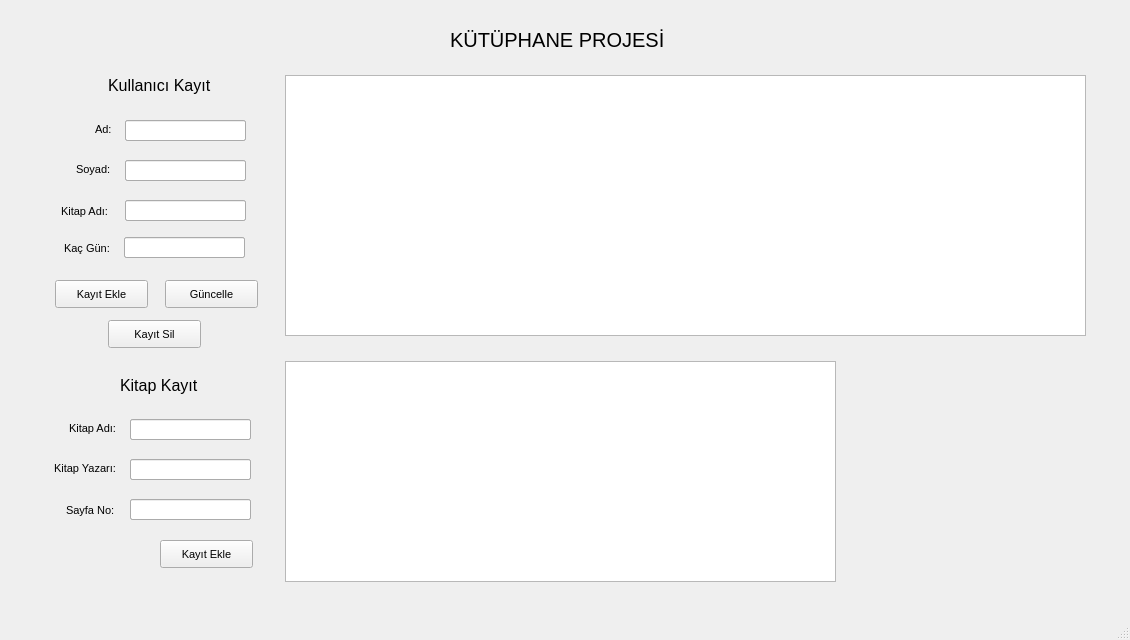
<?xml version="1.0" encoding="UTF-8"?>
<ui version="4.0">
 <class>MainWindow</class>
 <widget class="QMainWindow" name="MainWindow">
  <property name="geometry">
   <rect>
    <x>0</x>
    <y>0</y>
    <width>1130</width>
    <height>640</height>
   </rect>
  </property>
  <property name="font">
   <font>
    <pointsize>8</pointsize>
   </font>
  </property>
  <property name="cursor">
   <cursorShape>ArrowCursor</cursorShape>
  </property>
  <property name="windowTitle">
   <string>Kütüphane Uygulaması</string>
  </property>
  <property name="autoFillBackground">
   <bool>false</bool>
  </property>
  <property name="inputMethodHints">
   <set>Qt::ImhNone</set>
  </property>
  <widget class="QWidget" name="centralwidget">
   <widget class="QLineEdit" name="lineEdit">
    <property name="geometry">
     <rect>
      <x>125</x>
      <y>120</y>
      <width>121</width>
      <height>21</height>
     </rect>
    </property>
   </widget>
   <widget class="QLabel" name="label">
    <property name="geometry">
     <rect>
      <x>95</x>
      <y>121</y>
      <width>55</width>
      <height>16</height>
     </rect>
    </property>
    <property name="text">
     <string>Ad:</string>
    </property>
   </widget>
   <widget class="QLineEdit" name="ka_line">
    <property name="geometry">
     <rect>
      <x>125</x>
      <y>120</y>
      <width>121</width>
      <height>21</height>
     </rect>
    </property>
   </widget>
   <widget class="QLineEdit" name="lineEdit_3">
    <property name="geometry">
     <rect>
      <x>125</x>
      <y>160</y>
      <width>121</width>
      <height>21</height>
     </rect>
    </property>
   </widget>
   <widget class="QLabel" name="label_2">
    <property name="geometry">
     <rect>
      <x>76</x>
      <y>161</y>
      <width>55</width>
      <height>16</height>
     </rect>
    </property>
    <property name="text">
     <string>Soyad:</string>
    </property>
   </widget>
   <widget class="QLineEdit" name="ks_line">
    <property name="geometry">
     <rect>
      <x>125</x>
      <y>160</y>
      <width>121</width>
      <height>21</height>
     </rect>
    </property>
   </widget>
   <widget class="QLineEdit" name="lineEdit_5">
    <property name="geometry">
     <rect>
      <x>125</x>
      <y>200</y>
      <width>121</width>
      <height>21</height>
     </rect>
    </property>
   </widget>
   <widget class="QLabel" name="label_3">
    <property name="geometry">
     <rect>
      <x>61</x>
      <y>203</y>
      <width>55</width>
      <height>16</height>
     </rect>
    </property>
    <property name="text">
     <string>Kitap Adı:</string>
    </property>
   </widget>
   <widget class="QLineEdit" name="kka_line">
    <property name="geometry">
     <rect>
      <x>125</x>
      <y>200</y>
      <width>121</width>
      <height>21</height>
     </rect>
    </property>
   </widget>
   <widget class="QLabel" name="label_5">
    <property name="geometry">
     <rect>
      <x>108</x>
      <y>70</y>
      <width>161</width>
      <height>31</height>
     </rect>
    </property>
    <property name="font">
     <font>
      <pointsize>12</pointsize>
     </font>
    </property>
    <property name="text">
     <string>Kullanıcı Kayıt</string>
    </property>
   </widget>
   <widget class="QLineEdit" name="lineEdit_9">
    <property name="geometry">
     <rect>
      <x>130</x>
      <y>459</y>
      <width>121</width>
      <height>21</height>
     </rect>
    </property>
   </widget>
   <widget class="QLabel" name="label_7">
    <property name="geometry">
     <rect>
      <x>120</x>
      <y>370</y>
      <width>101</width>
      <height>31</height>
     </rect>
    </property>
    <property name="font">
     <font>
      <pointsize>12</pointsize>
     </font>
    </property>
    <property name="text">
     <string>Kitap Kayıt</string>
    </property>
   </widget>
   <widget class="QLineEdit" name="lineEdit_10">
    <property name="geometry">
     <rect>
      <x>130</x>
      <y>499</y>
      <width>121</width>
      <height>21</height>
     </rect>
    </property>
   </widget>
   <widget class="QLineEdit" name="lineEdit_11">
    <property name="geometry">
     <rect>
      <x>130</x>
      <y>419</y>
      <width>121</width>
      <height>21</height>
     </rect>
    </property>
   </widget>
   <widget class="QLabel" name="label_8">
    <property name="geometry">
     <rect>
      <x>69</x>
      <y>420</y>
      <width>61</width>
      <height>16</height>
     </rect>
    </property>
    <property name="text">
     <string>Kitap Adı:</string>
    </property>
   </widget>
   <widget class="QLabel" name="label_9">
    <property name="geometry">
     <rect>
      <x>66</x>
      <y>502</y>
      <width>55</width>
      <height>16</height>
     </rect>
    </property>
    <property name="text">
     <string>Sayfa No:</string>
    </property>
   </widget>
   <widget class="QPushButton" name="kikayitButton">
    <property name="geometry">
     <rect>
      <x>160</x>
      <y>540</y>
      <width>93</width>
      <height>28</height>
     </rect>
    </property>
    <property name="text">
     <string>Kayıt Ekle</string>
    </property>
   </widget>
   <widget class="QLineEdit" name="KitapA">
    <property name="geometry">
     <rect>
      <x>130</x>
      <y>419</y>
      <width>121</width>
      <height>21</height>
     </rect>
    </property>
   </widget>
   <widget class="QLineEdit" name="SayfaN">
    <property name="geometry">
     <rect>
      <x>130</x>
      <y>499</y>
      <width>121</width>
      <height>21</height>
     </rect>
    </property>
   </widget>
   <widget class="QLineEdit" name="KitapY">
    <property name="geometry">
     <rect>
      <x>130</x>
      <y>459</y>
      <width>121</width>
      <height>21</height>
     </rect>
    </property>
   </widget>
   <widget class="QLabel" name="label_10">
    <property name="geometry">
     <rect>
      <x>54</x>
      <y>460</y>
      <width>81</width>
      <height>16</height>
     </rect>
    </property>
    <property name="text">
     <string>Kitap Yazarı:</string>
    </property>
   </widget>
   <widget class="QTableView" name="tv">
    <property name="geometry">
     <rect>
      <x>285</x>
      <y>75</y>
      <width>801</width>
      <height>261</height>
     </rect>
    </property>
   </widget>
   <widget class="QTableView" name="tv2">
    <property name="geometry">
     <rect>
      <x>285</x>
      <y>361</y>
      <width>551</width>
      <height>221</height>
     </rect>
    </property>
   </widget>
   <widget class="QLabel" name="label_6">
    <property name="geometry">
     <rect>
      <x>450</x>
      <y>4</y>
      <width>241</width>
      <height>71</height>
     </rect>
    </property>
    <property name="font">
     <font>
      <pointsize>15</pointsize>
     </font>
    </property>
    <property name="text">
     <string>KÜTÜPHANE PROJESİ</string>
    </property>
   </widget>
   <widget class="QPushButton" name="kg_button">
    <property name="geometry">
     <rect>
      <x>165</x>
      <y>280</y>
      <width>93</width>
      <height>28</height>
     </rect>
    </property>
    <property name="text">
     <string>Güncelle</string>
    </property>
   </widget>
   <widget class="QPushButton" name="ke_button">
    <property name="geometry">
     <rect>
      <x>55</x>
      <y>280</y>
      <width>93</width>
      <height>28</height>
     </rect>
    </property>
    <property name="text">
     <string>Kayıt Ekle</string>
    </property>
   </widget>
   <widget class="QPushButton" name="ks_button">
    <property name="geometry">
     <rect>
      <x>108</x>
      <y>320</y>
      <width>93</width>
      <height>28</height>
     </rect>
    </property>
    <property name="text">
     <string>Kayıt Sil</string>
    </property>
   </widget>
   <widget class="QLineEdit" name="kka_line_2">
    <property name="geometry">
     <rect>
      <x>124</x>
      <y>237</y>
      <width>121</width>
      <height>21</height>
     </rect>
    </property>
   </widget>
   <widget class="QLineEdit" name="k_gun">
    <property name="geometry">
     <rect>
      <x>124</x>
      <y>237</y>
      <width>121</width>
      <height>21</height>
     </rect>
    </property>
   </widget>
   <widget class="QLabel" name="label_4">
    <property name="geometry">
     <rect>
      <x>61</x>
      <y>238</y>
      <width>61</width>
      <height>20</height>
     </rect>
    </property>
    <property name="text">
     <string> Kaç Gün:</string>
    </property>
   </widget>
  </widget>
  <widget class="QMenuBar" name="menubar">
   <property name="geometry">
    <rect>
     <x>0</x>
     <y>0</y>
     <width>1130</width>
     <height>26</height>
    </rect>
   </property>
  </widget>
  <widget class="QStatusBar" name="statusbar"/>
 </widget>
 <resources/>
 <connections/>
</ui>
